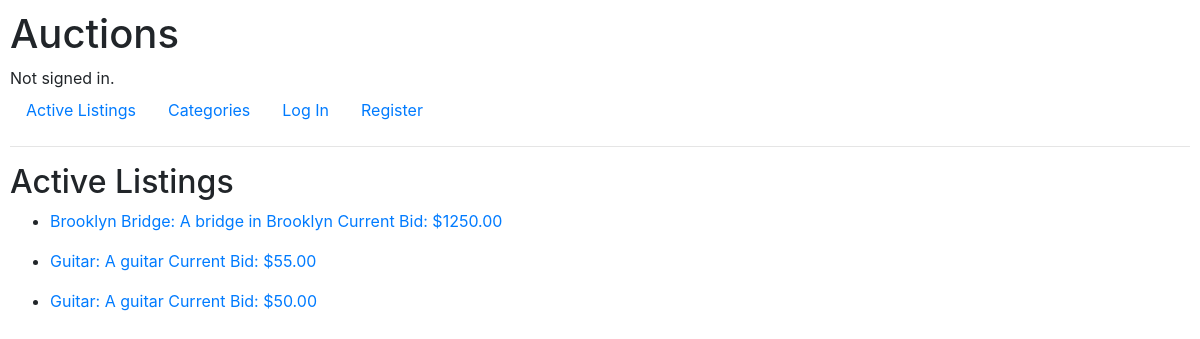
The page / on the database its author committed.
### auctions/models.py (models this page shows)
class Listing(models.Model):
    title = models.CharField(max_length=64)
    description = models.CharField(max_length=512)
    starting_bid = models.DecimalField(max_digits=8, decimal_places=2)
    category = models.CharField(max_length=64, blank=True, null=True)
    current_bid = models.DecimalField(max_digits=8, decimal_places=2, blank=True, null=True)
    active = models.BooleanField(blank=True, null=True, default=True)
    lister = models.ForeignKey(User, on_delete=models.CASCADE, related_name='listed_items', blank=True, null=True, default=None)
    winner = models.ForeignKey(User, on_delete=models.CASCADE, related_name='won_items', blank=True, null=True, default=None)
    watcher = models.ManyToManyField(User, blank=True, related_name='watched_items')
    def __str__(self):
        return f'{self.title}: {self.description}\nCurrent Bid: ${self.current_bid}'

### auctions/views.py (the view)
# urls.py: path("", views.index, name="index"),
def index(request):
    listings = Listing.objects.all()
    return render(request, "auctions/index.html", get_index_view_context(listings))

### auctions/views.py (called while the page is built)
def get_index_view_context(listings, sub_index=None):
    return {
        'listings': listings,
        'sub_index': sub_index
    }

### auctions/templates/auctions/index.html
{% extends "auctions/layout.html" %}
{% block body %}
<h2>Active {% if sub_index %}{{ sub_index }}{% endif %} Listings</h2>
    {% for listing in listings %}
        <ul>
            {% if listing.active %}
                <li>
                    <a href = "{% url 'listing_view' listing.id %}">
                        {{ listing }}
                    </a>
                </li>
            {% endif %}
        </ul>
    {% empty %}
        No Listings
    {% endfor %}
{% endblock %}

### auctions/static/auctions/styles.css (style rules this page uses)
body { padding: 10px; }

### rows shown on the page
Listing: title+description+current_bid "Brooklyn Bridge: A bridge in Brooklyn Current Bid: $1250.00"
Listing: title+description+current_bid "Guitar: A guitar Current Bid: $55.00"
Listing: title+description+current_bid "Guitar: A guitar Current Bid: $50.00"
